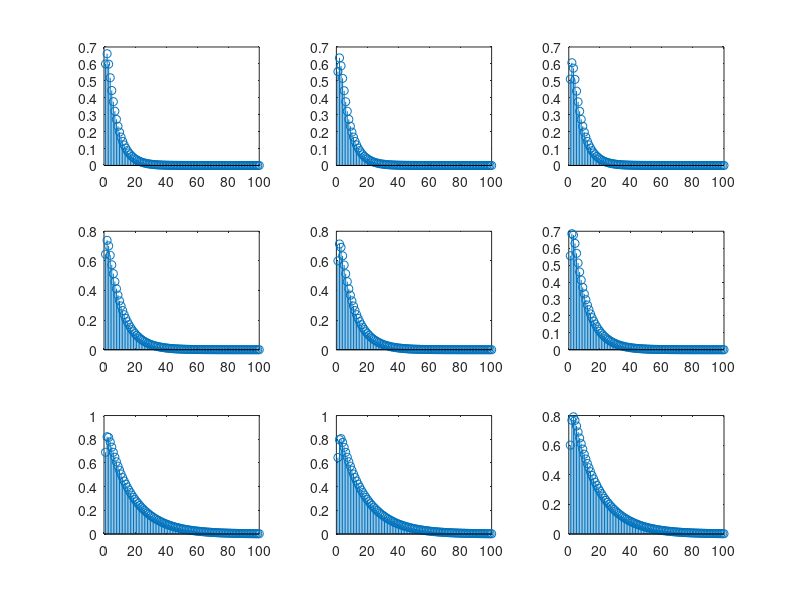

Here is the MATLAB script that generated this plot:
%%
clc
close all
clear all
%% 
range=1:100;
for i=1:3
    alpha=(805+45*i)/1000;
    for j=1:3
        beta=(205+45*j)/1000;
        for n=1:1:100
               g(n)=alpha^n-beta^n;
        end
        subplot(3,3,(3*(i-1))+j)
        stem(range,g);
    end
end
